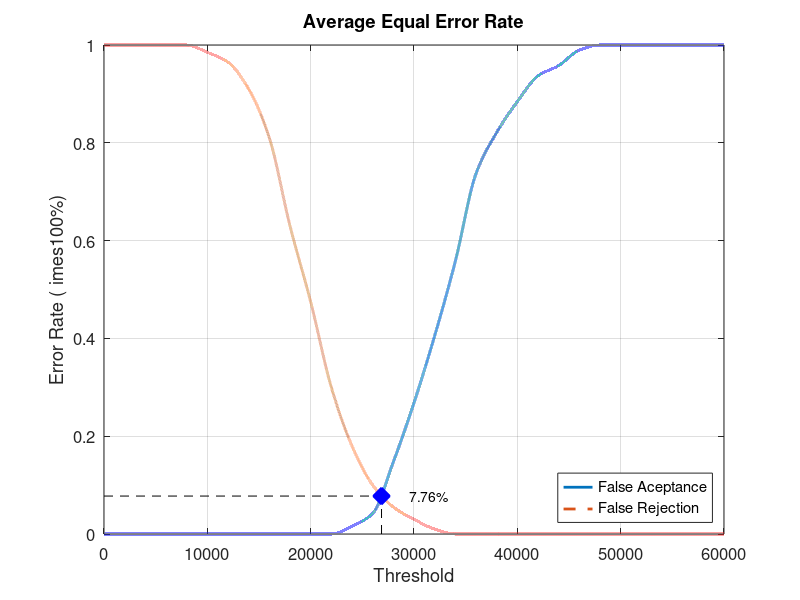
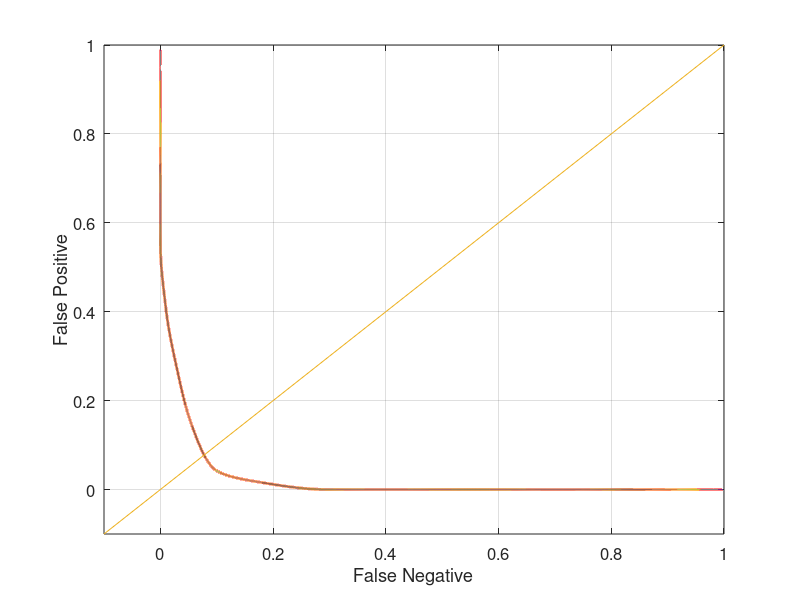

The MATLAB source for these figures, in order:
close all;
clear;
clc;
x = 0:2000:60000;
xq = 0:0.5:60000;

y0 = [0 0 0 0 0 0 0 0 0 0 0 0 0.0157895 0.0421053 0.147368 0.268421 0.405263 0.557895 0.736842 0.821053 0.884211 0.936842 0.957895 0.989474 1 1 1 1 1 1 1]
yy0 = interp1(x, y0, xq, 'pchip');
y1 = [1 1 1 1 1 0.985 0.965 0.91 0.81 0.63 0.475 0.3 0.18 0.1 0.055 0.03 0.01 0 0 0 0 0 0 0 0 0 0 0 0 0 0]
yy1 = interp1(x, y1, xq, 'pchip');

% Calculating EER: 
y2 = abs(y0 - y1);
find(y2 == min(y2))
yy2 = abs(yy0 - yy1);
xEER = find(yy2 == min(yy2));
xEERIndex = xq(xEER) % X-axis EER
yEER = yy0(xEER) % Y-axis EER

main = figure
plot(xq, yy0,'-','LineWidth', 2);	hold on
plot(xq, yy1,'--','LineWidth', 2);	hold on
plot([xEERIndex xEERIndex], [0 yEER], 'k--');	hold on
plot([0 xEERIndex], [yEER yEER], 'k--');	hold on
plot(xEERIndex, yEER, 'bx', 'LineWidth', 10);	hold on
text(xEERIndex + 10 * xEERIndex / 100, yEER, [num2str(round((10000 * yEER)) / 100) '%'])
legend('False Aceptance', 'False Rejection', 'Location', 'SouthEast')
xlabel('Threshold')
ylabel('Error Rate (	imes100%)')
title('Average Equal Error Rate')
set(gca, 'FontSize', 12)
axis([0 60000 0 1])
grid on

print(main, 'Database1_1Main', '-dpng');
FNRxFPR = figure('Color', [1 1 1]);
plot(yy1, yy0, '-', yy1, yy0, 'LineWidth', 2);
hold on
y = -0.1:0.1:1
plot(y, y); 
set(gca, 'FontSize', 12)
xlabel('False Negative')
ylabel('False Positive')
axis([-0.1 1 -0.1 1])
set(gca, 'FontSize', 12)
grid on

print(FNRxFPR, 'Database1_1FNRxFPR','-dpng');
